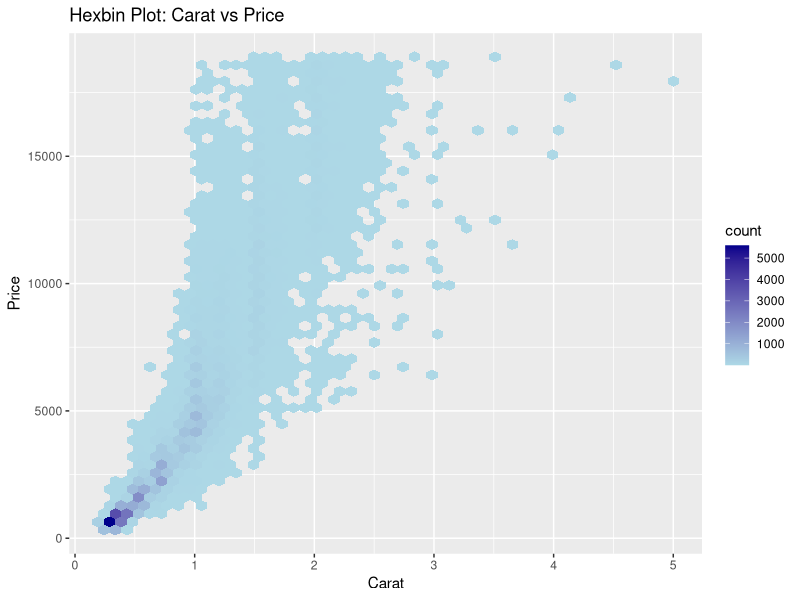
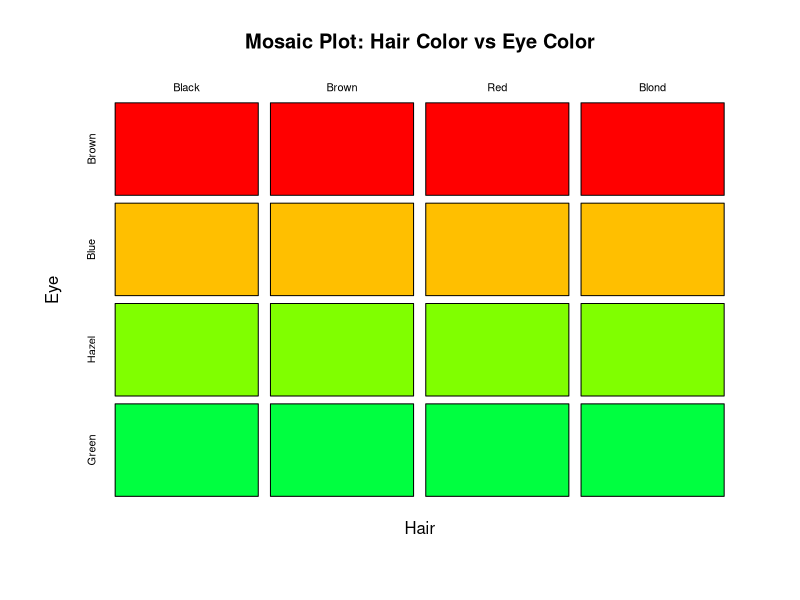

R code for these plots, in order:
# Install and Load required packages
install.packages("hexbin")
install.packages("vcd")
library(ggplot2)
library(hexbin)
library(vcd)
data("diamonds")
ggplot(diamonds, aes(x = carat, y = price)) +
 stat_binhex(bins = 50) +
 scale_fill_gradient(low = "lightblue", high = "darkblue") +
 labs(title = "Hexbin Plot: Carat vs Price",
 x = "Carat",
 y = "Price")
data("HairEyeColor") 
hair_eye_df <- as.data.frame(HairEyeColor)
mosaicplot(~ Hair + Eye,
 data = hair_eye_df,
 main = "Mosaic Plot: Hair Color vs Eye Color",
 col = rainbow(8),
 border = "black") 
